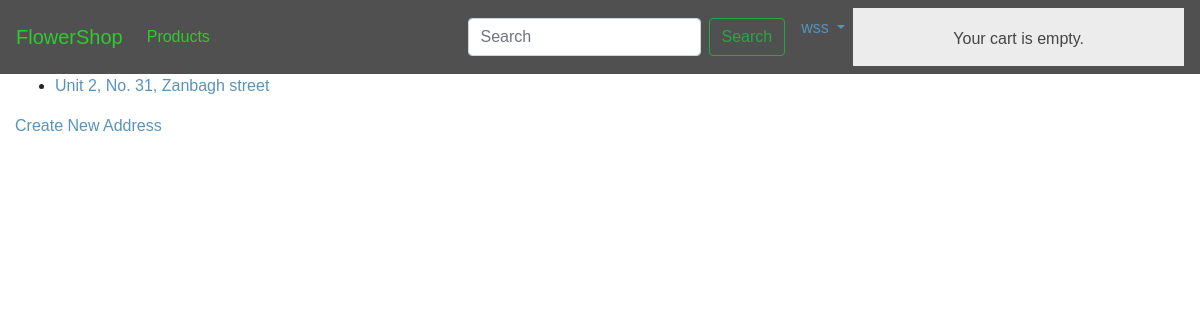
The app's page /users/address/ (signed in), older data.
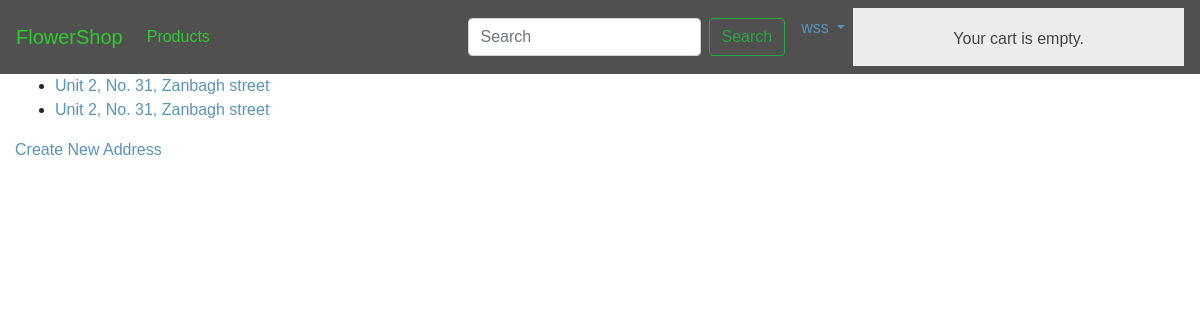
The same page, newer data.
### users/models.py (models this page shows, shortened)
class Address(models.Model):
    profile = models.ForeignKey(Profile, on_delete=models.CASCADE)
    address_detail = models.CharField(max_length=250)
    state = models.CharField(max_length=100)
    postal_code = models.CharField(max_length=10)
    city = models.CharField(max_length=100)
    phone_regex = RegexValidator(
        regex=r'(0|\+98)?([ ]|-|[()]){0,2}9[1|2|3|4]([ ]|-|[()]){0,2}(?:[0-9]([ ]|-|[()]){0,2}){8}')
    phone_number = models.CharField(max_length=15)

### users/views.py (the view)
# urls.py: path('address/', views.AddressListView.as_view(), name='address_list'),
class AddressListView(LoginRequiredMixin, ListView):
    model = Address
    context_object_name = 'addresses'
    template_name = "users/address/list.html"
    def get_queryset(self):
        return self.model.objects.filter(profile=self.request.user.profile)

### cart/cart.py (called while the page is built)
    def __len__(self):
        return sum(item['quantity'] for item in self.cart.values())

### cart/context_processors.py (called while the page is built)
def cart(request):
    return {'cart': Cart(request)}

### users/templates/users/address/list.html
{% extends "shop/base.html" %}
{% load crispy_forms_tags %}
{% block content %}
    <div>
        <ul>
        {% if addresses %}
            {% for address in addresses  %}
                <li><a href="{% url 'users:address_detail' address.id %}">{{ address.address_detail }}</a></li>
            {% endfor %}
        {% else %}
            You have not entered any addresses yet.
        {% endif %}
        </ul>
        <p><a href="{% url 'users:address_create' %}">Create New Address</a></p>
    </div>
{% endblock content %}

Row changes from the older to the newer data that the page shows:
added Address: address_detail "Unit 2, No. 31, Zanbagh street"
